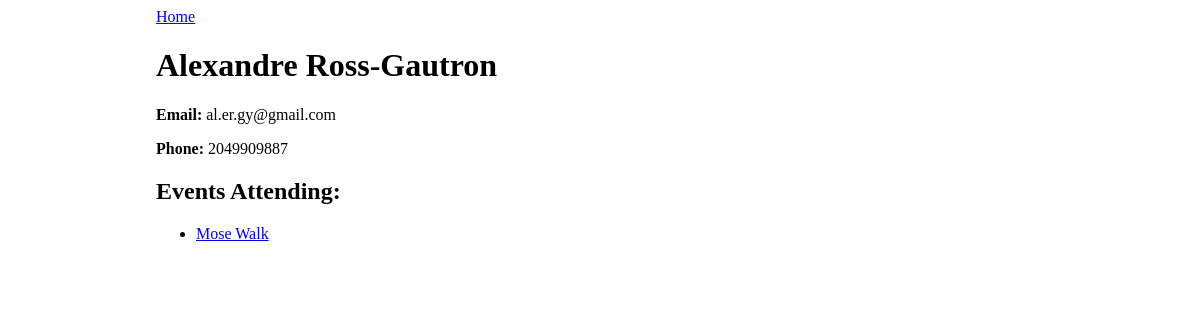
Screenshot of /guest/3 with the database file from the repository.
### events_app/models.py (models this page shows)
class Guest(db.Model):
    id = db.Column(db.Integer, primary_key=True)
    name = db.Column(db.String(99), nullable=False)
    email = db.Column(db.String(99), nullable=False)
    phone = db.Column(db.String(12), nullable=False)
    events_attending = db.relationship('Event', secondary='guest_event', back_populates='guests')

class Event(db.Model):
    id = db.Column(db.Integer, primary_key=True)
    title = db.Column(db.String(150), nullable=False)
    description = db.Column(db.String)
    date_and_time = db.Column(db.DateTime)
    guests = db.relationship('Guest', secondary='guest_event', back_populates='events_attending')

### events_app/routes.py (the view)
@main.route('/guest/<guest_id>')
def guest_detail(guest_id):
    guest = Guest.query.filter_by(id=guest_id).first()
    return render_template('guest_detail.html', guest=guest)

### events_app/templates/guest_detail.html
{% extends 'base.html' %}
{% block content %}
<a href="/">Home</a>
<h1>{{ guest.name }}</h1>
<p><strong>Email:</strong> {{ guest.email }}</p>
<p><strong>Phone:</strong> {{ guest.phone }}</p>
<h2>Events Attending:</h2>
<ul>
    {% for event in guest.events_attending %}
        <li><a href="/event/{{ event.id }}">{{ event.title}}</a></li>
    {% endfor %}
</ul>
{% endblock %}

### events_app/static/style.css (style rules this page uses)
body { display: flex; justify-content: center; }

### rows the page displays
Guest: name "Alexandre Ross-Gautron", email "al.er.gy@gmail.com", phone "2049909887"
Event: title "Mose Walk"
